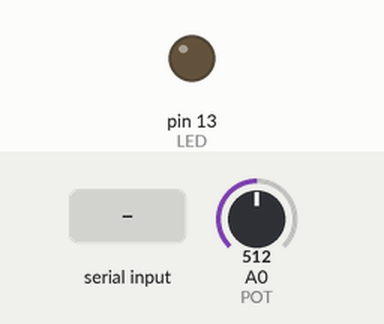
Recording of a sketch running on a simulated Arduino Uno, built with avr-gcc and run on an emulated ATmega328P. Parts: output pins drawn as LEDs (lit = HIGH). The test bench sets the inputs (shaded band); at power-on: A0 (POT) = 512. What the sketch prints to the serial monitor is not drawn.

Above: at 1.2 s.
1.3 s: "1" received over Serial
At 1.6 s:
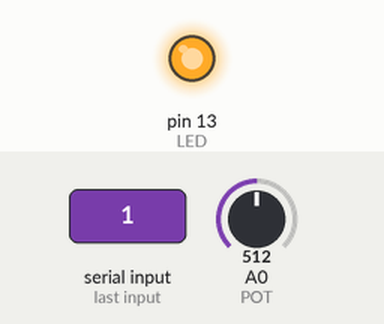
2.8 s: "0" received over Serial
At 3.9 s:
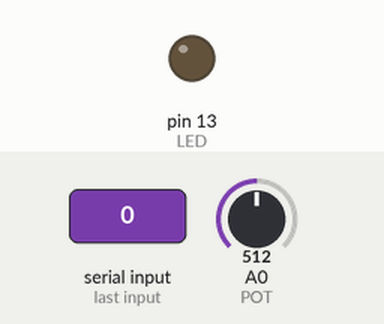
Timing chart, 0 to 5.8 s (numbered marks = the images above; inputs shaded):
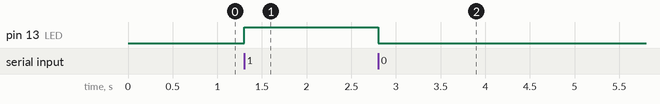

Measured:
- after the input at 1.3 s, pin 13 (LED): LOW → HIGH at once
- after the input at 2.8 s, pin 13 (LED): HIGH → LOW at once

The sketch:

arduino.ino
```cpp
#define POT A0
#define LED 13

unsigned long previousMillis;
int interval = 50;

void setup() {
	Serial.begin(9600);
	pinMode(POT, INPUT);
	pinMode(LED, OUTPUT);
}

void loop() {
	if (Serial.available() > 0) {
		char i = Serial.read();
		switch (i) {
			case '0':
				digitalWrite(LED, LOW);
				break;
			case '1':
				digitalWrite(LED, HIGH);
				break;
		}
	}
	if (millis() - previousMillis >= interval) {
		previousMillis = millis();
		int value = analogRead(POT);
		Serial.println(value);
	}
}
```
